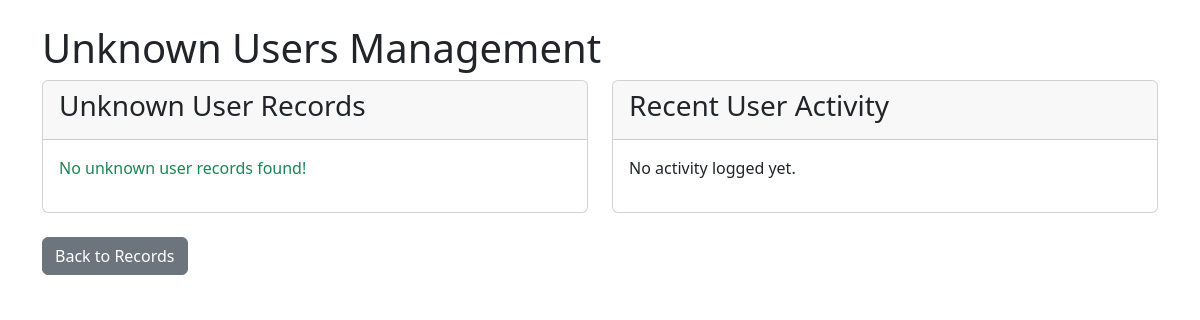
The app's page /parameters/fix_unknown_users.php (signed in), older data.
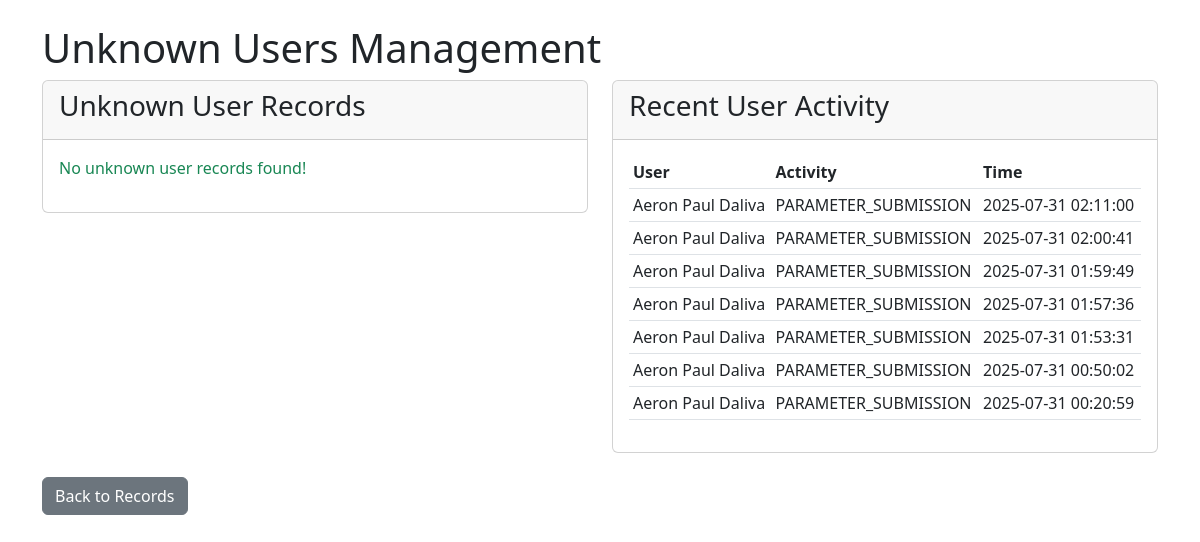
The same page, newer data.
### tables this page shows
CREATE TABLE `user_activity` (
  `id` int(11) NOT NULL,
  `user_id_number` varchar(10) DEFAULT NULL,
  `full_name` varchar(255) DEFAULT NULL,
  `activity_type` varchar(100) DEFAULT NULL,
  `record_id` varchar(50) DEFAULT NULL,
  `session_data` text DEFAULT NULL,
  `additional_info` text DEFAULT NULL,
  `ip_address` varchar(45) DEFAULT NULL,
  `user_agent` text DEFAULT NULL,
  `created_at` timestamp NULL DEFAULT current_timestamp()
);

### parameters/fix_unknown_users.php (the view, shortened to what this page needs)
<?php
$servername = "localhost";
$username = "root";
$password = "injectionadmin123";
$dbname = "injectionmoldingparameters";
$conn = new mysqli($servername, $username, $password, $dbname);
?>
<!DOCTYPE html>
<html lang="en">
<head>
    <link href="https://cdn.jsdelivr.net/npm/bootstrap@5.3.0/dist/css/bootstrap.min.css" rel="stylesheet">
</head>
<body>
    <div class="container mt-4">
        <h1>Unknown Users Management</h1>
        <div class="row">
            <div class="col-md-6">
                <div class="card">
                    <div class="card-header">
                        <h3>Unknown User Records</h3>
                    </div>
                    <div class="card-body">
                        <?php
                        $unknown_records = checkForUnknownUsers($conn);
                        if (!empty($unknown_records)): ?>
                            <form method="POST">
                                <div class="mb-3">
                                    <label for="correct_user" class="form-label">Correct User Name:</label>
                                    <input type="text" class="form-control" id="correct_user" name="correct_user" required>
                                </div>
                                <div class="table-responsive">
                                    <table class="table table-striped">
                                        <thead>
                                            <tr>
                                                <th><input type="checkbox" id="selectAll"></th>
                                                <th>Record ID</th>
                                                <th>Current User</th>
                                                <th>Date</th>
                                            </tr>
                                        </thead>
                                        <tbody>
                                            <?php foreach ($unknown_records as $record): ?>
                                                <tr>
                                                    <td><input type="checkbox" name="record_ids[]" value="<?= htmlspecialchars($record['record_id']) ?>"></td>
                                                    <td><?= htmlspecialchars($record['record_id']) ?></td>
                                                    <td><?= htmlspecialchars($record['submitted_by'] ?: 'NULL') ?></td>
                                                    <td><?= htmlspecialchars($record['submission_date']) ?></td>
                                                </tr>
                                            <?php endforeach; ?>
                                        </tbody>
                                    </table>
                                </div>
                                <button type="submit" name="fix_records" class="btn btn-primary">Fix Selected Records</button>
                            </form>
                        <?php else: ?>
                            <p class="text-success">No unknown user records found!</p>
                        <?php endif; ?>
                    </div>
                </div>
            </div>
            <div class="col-md-6">
                <div class="card">
                    <div class="card-header">
                        <h3>Recent User Activity</h3>
                    </div>
                    <div class="card-body">
                        <?php
                        $activity_sql = "SELECT * FROM user_activity ORDER BY created_at DESC LIMIT 10";
                        $activity_result = $conn->query($activity_sql);
                        if ($activity_result && $activity_result->num_rows > 0): ?>
                            <div class="table-responsive">
                                <table class="table table-sm">
                                    <thead>
                                        <tr>
                                            <th>User</th>
                                            <th>Activity</th>
                                            <th>Time</th>
                                        </tr>
                                    </thead>
                                    <tbody>
                                        <?php while ($activity = $activity_result->fetch_assoc()): ?>
                                            <tr>
                                                <td><?= htmlspecialchars($activity['full_name']) ?></td>
                                                <td><?= htmlspecialchars($activity['activity_type']) ?></td>
                                                <td><?= htmlspecialchars($activity['created_at']) ?></td>
                                            </tr>
                                        <?php endwhile; ?>
                                    </tbody>
                                </table>
                            </div>
                        <?php else: ?>
                            <p>No activity logged yet.</p>
                        <?php endif; ?>
                    </div>
                </div>
            </div>
        </div>
        <div class="mt-4">
            <a href="submission.php" class="btn btn-secondary">Back to Records</a>
        </div>
    </div>
</body>
</html>

Row changes from the older to the newer data that the page shows:
added user_activity: full_name "Aeron Paul Daliva", activity_type "PARAMETER_SUBMISSION", created_at "2025-07-31 02:11:00"
added user_activity: full_name "Aeron Paul Daliva", activity_type "PARAMETER_SUBMISSION", created_at "2025-07-31 02:00:41"
added user_activity: full_name "Aeron Paul Daliva", activity_type "PARAMETER_SUBMISSION", created_at "2025-07-31 01:59:49"
added user_activity: full_name "Aeron Paul Daliva", activity_type "PARAMETER_SUBMISSION", created_at "2025-07-31 01:57:36"
added user_activity: full_name "Aeron Paul Daliva", activity_type "PARAMETER_SUBMISSION", created_at "2025-07-31 01:53:31"
added user_activity: full_name "Aeron Paul Daliva", activity_type "PARAMETER_SUBMISSION", created_at "2025-07-31 00:50:02"
added user_activity: full_name "Aeron Paul Daliva", activity_type "PARAMETER_SUBMISSION", created_at "2025-07-31 00:20:59"
Text that changed along with them:
text no longer shown: "No activity logged yet."
text now shown: "User Activity Time"
